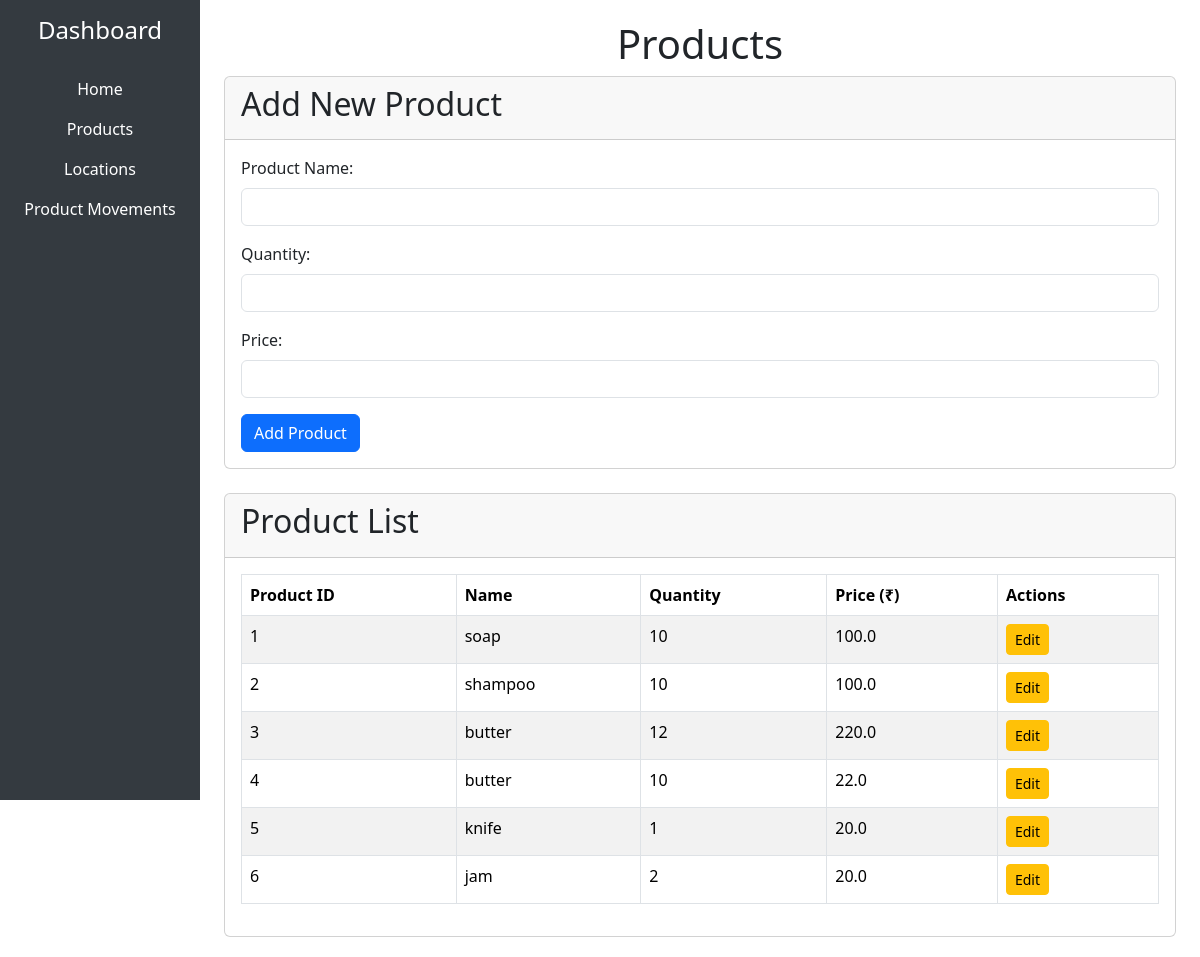
Page /Product on the committed database.
### tables this page shows
CREATE TABLE products (
            product_id INTEGER PRIMARY KEY AUTOINCREMENT,
            product_name TEXT NOT NULL,
            quantity INTEGER NOT NULL,
            price REAL NOT NULL
        );

### app.py (the view)
@app.route('/Product')
def product():
    products = get_products()
    return render_template('product.html', products=products)

### models.py (called while the page is built)
def get_products():
    conn = sqlite3.connect(DB_path)
    cursor = conn.cursor()
    cursor.execute('SELECT * FROM products')
    products = cursor.fetchall()
    conn.close()
    return products

### templates/product.html
{% extends 'base.html' %}
{% block content %}
    <h1 class="text-center">Products</h1>
    <div class="card mb-4">
        <div class="card-header">
            <h2>Add New Product</h2>
        </div>
        <div class="card-body">
            <form action="{{ url_for('add_product_route') }}" method="POST">
                <div class="mb-3">
                    <label for="product_name" class="form-label">Product Name:</label>
                    <input type="text" id="product_name" name="product_name" class="form-control" required>
                </div>
                <div class="mb-3">
                    <label for="quantity" class="form-label">Quantity:</label>
                    <input type="number" id="quantity" name="quantity" class="form-control" required>
                </div>
                <div class="mb-3">
                    <label for="price" class="form-label">Price:</label>
                    <input type="number" id="price" name="price" class="form-control" step="0.01" required>
                </div>
                <button type="submit" class="btn btn-primary">Add Product</button>
            </form>
        </div>
    </div>
    <div class="card">
        <div class="card-header">
            <h2>Product List</h2>
        </div>
        <div class="card-body">
            <table class="table table-bordered table-striped">
                <thead>
                    <tr>
                        <th>Product ID</th>
                        <th>Name</th>
                        <th>Quantity</th>
                        <th>Price (₹)</th>
                        <th>Actions</th>
                    </tr>
                </thead>
                <tbody>
                    {% for product in products %}
                    <tr>
                        <td>{{ product[0] }}</td>
                        <td>{{ product[1] }}</td>
                        <td>{{ product[2] }}</td>
                        <td>{{ product[3] }}</td>
                        <td>
                            <a href="{{ url_for('update_product_route', product_id=product[0]) }}" class="btn btn-warning btn-sm">Edit</a>
                        </td>
                    </tr>
                    {% endfor %}
                </tbody>
            </table>
        </div>
    </div>
{% endblock %}

### templates/base.html (shortened to what this page needs)
<!DOCTYPE html>
<html lang="en">
<head>
    <link href="https://cdn.jsdelivr.net/npm/bootstrap@5.3.3/dist/css/bootstrap.min.css" rel="stylesheet">
</head>
<body>
    <div class="container-fluid g-0">
        <div class="row g-0">
            <nav class="col-md-2 d-none d-md-block sidebar">
                <h4 class="text-white text-center py-3">Dashboard</h4>
                <div class="nav flex-column">
                    <a href="{{ url_for('index') }}" class="nav-link btn btn-dark">Home</a>
                    <a href="{{ url_for('product') }}" class="nav-link btn btn-dark">Products</a>
                    <a href="{{ url_for('location') }}" class="nav-link btn btn-dark">Locations</a>
                    <a href="{{ url_for('product_movements') }}" class="nav-link btn btn-dark">Product Movements</a>
                </div>
            </nav>
            <main class="col-md-10 ms-sm-auto px-4 main-content">
                {% block content %}
                {% endblock %}
            </main>
        </div>
    </div>
</body>
</html>

### templates/base.html (style rules this page uses)
.sidebar { background-color: #343a40; height: 100vh; }
.sidebar a { color: #fff; }
.main-content { padding: 20px; }

### rows in the picture
products: product_id "1", product_name "soap", quantity "10", price "100.0"
products: product_id "2", product_name "shampoo", quantity "10", price "100.0"
products: product_id "3", product_name "butter", quantity "12", price "220.0"
products: product_id "4", product_name "butter", quantity "10", price "22.0"
products: product_id "5", product_name "knife", quantity "1", price "20.0"
products: product_id "6", product_name "jam", quantity "2", price "20.0"
